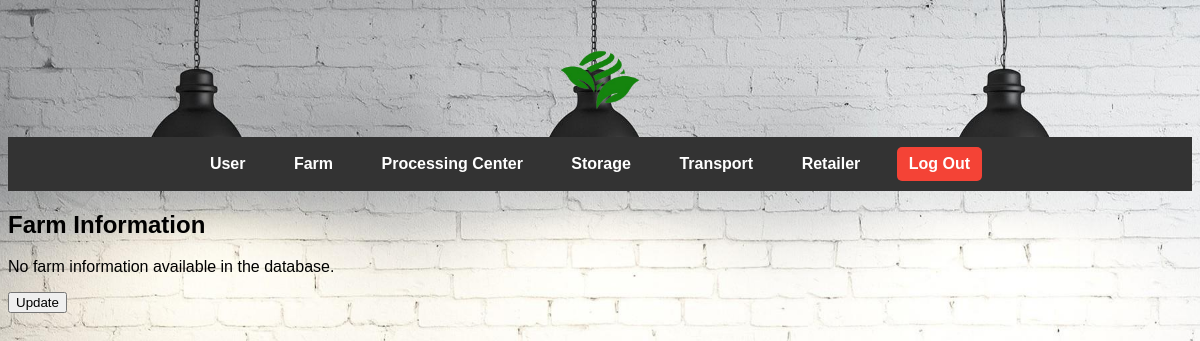
The app's page /admin_farm.php, older data.
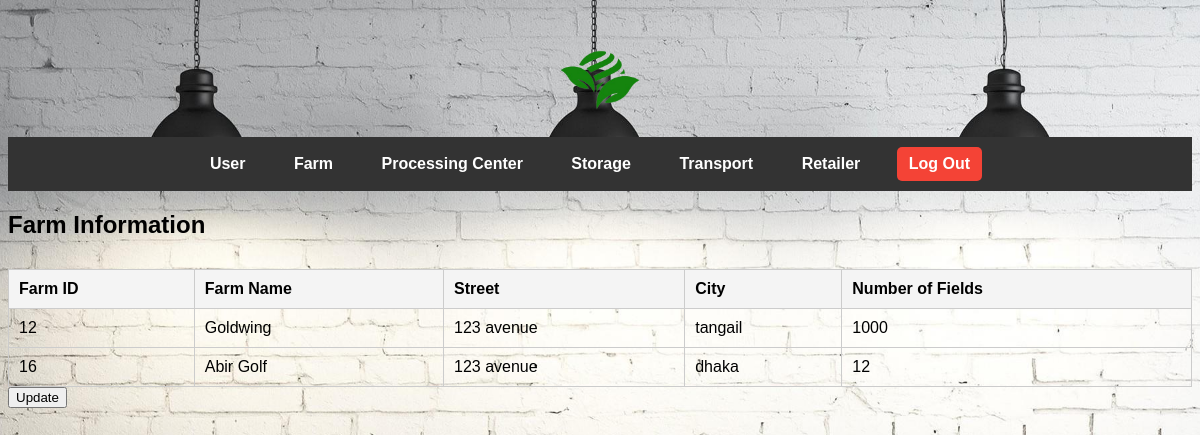
The same page, newer data.
### tables this page shows
CREATE TABLE `tblfarm` (
  `farm ID` int(7) NOT NULL,
  `Farm Name` varchar(20) NOT NULL,
  `Street` varchar(20) NOT NULL,
  `City` varchar(20) NOT NULL,
  `No. of Fields` int(5) NOT NULL
);

### admin_farm.php (the view, shortened to what this page needs)
<!DOCTYPE html>
<html lang="en">
<head>
    <link rel="stylesheet" href="admin_style.css">
</head>
<body class="admin-page">
    <header>
        <img src="logo.png" alt="Logo" class="logo">
        <nav class="navbar">
            <ul>
                <li><a href="admin_user.php">User</a></li>
                <li><a href="#" class="dropdown">Farm</a>
                    </li>
                <li>
                    <a href="#" class="dropdown">Processing Center</a>
                </li>
                <li><a href="#storage">Storage</a></li>
                <li><a href="#transport">Transport</a></li>
                <li><a href="#retailer">Retailer</a></li>
                <li><a href="starting_page.php" class="btn-logout">Log Out</a></li>
            </ul>
        </nav>
        <section class="farm-info-container">
        <h2>Farm Information</h2>
        <div id="farmInfo">
            <?php
            $host = "localhost";
            $user = "root";
            $pass = "";
            $db = "crud";
            $conn = new mysqli($host, $user, $pass, $db);
            $sql = "SELECT `Farm ID`, `Farm Name`, `Street`, `City`, `No. of Fields` FROM tblfarm";
            $result = $conn->query($sql);
            if ($result->num_rows > 0) {
                echo "<table class='farm-table'>";
                echo "<thead>
                        <tr>
                            <th>Farm ID</th>
                            <th>Farm Name</th>
                            <th>Street</th>
                            <th>City</th>
                            <th>Number of Fields</th>
                        </tr>
                      </thead>";
                echo "<tbody>";
                while ($row = $result->fetch_assoc()) {
                    echo "<tr>";
                    echo "<td>" . htmlspecialchars($row['Farm ID']) . "</td>";
                    echo "<td>" . htmlspecialchars($row['Farm Name']) . "</td>";
                    echo "<td>" . htmlspecialchars($row['Street']) . "</td>";
                    echo "<td>" . htmlspecialchars($row['City']) . "</td>";
                    echo "<td>" . htmlspecialchars($row['No. of Fields']) . "</td>";
                    echo "</tr>";
                }
                echo "</tbody>";
                echo "</table>";
            } else {
                echo "<p>No farm information available in the database.</p>";
            }
            ?>
        </div>
        <button class="btn" onclick="window.location.href='admin_farm_update.php'">Update</button>
    </section>
</body>
</html>

Row changes from the older to the newer data that the page shows:
added tblfarm: farm ID "12", Farm Name "Goldwing", Street "123 avenue", City "tangail", value "1000"
added tblfarm: farm ID "16", Farm Name "Abir Golf", Street "123 avenue", City "dhaka", value "12"
Text that changed along with them:
text no longer shown: "No farm information available in the database."
text now shown: "Farm ID Farm Name Street City Number of Fields"
